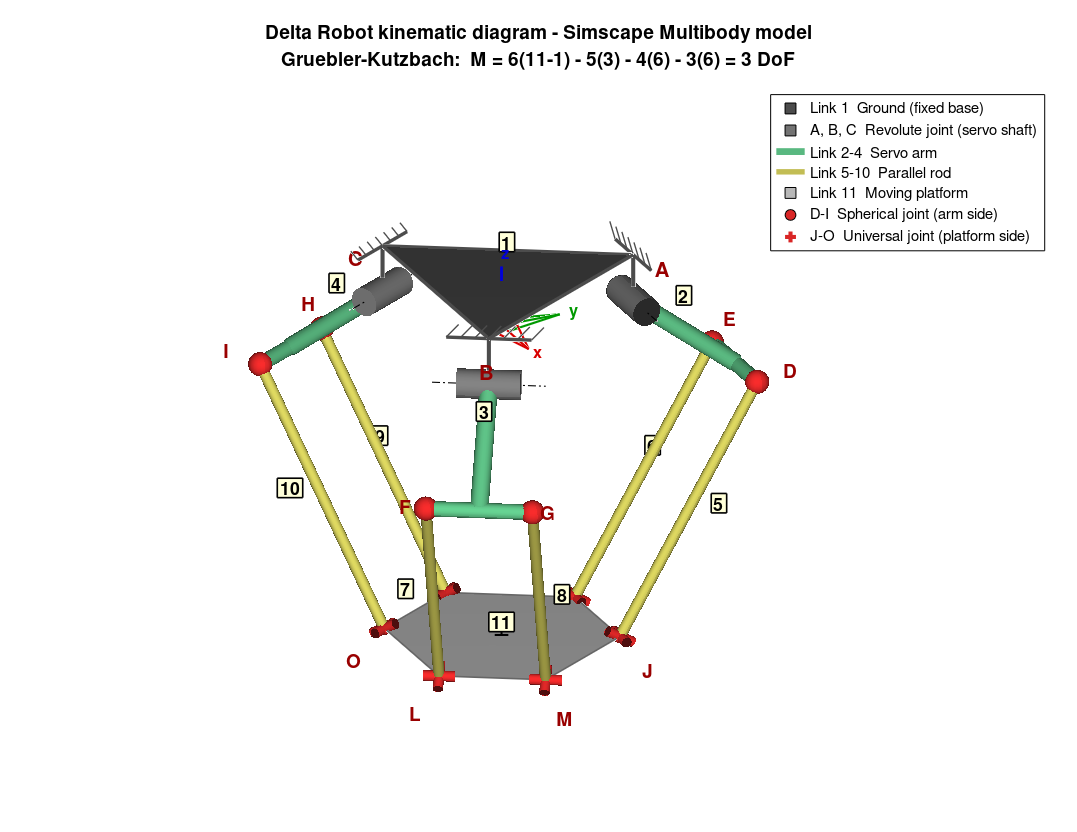

MATLAB code to generate this figure:
function delta_schematic(mode)
%DELTA_SCHEMATIC  3-D kinematic (skeleton) diagram of the Delta Robot
%   delta_schematic              -> joints as in the Simscape Multibody model
%                                   (arm side = Spherical, platform side = Universal)
%   delta_schematic('prototype') -> joints as in the real robot (12 Spherical)
%
%   Mechanics of Machinery convention
%     link 1  = ground (fixed base, hatched)
%     link 2-4  = servo arms (upper arms)
%     link 5-10 = parallel rods (two per arm)
%     link 11   = moving platform (end effector)
%     joints    = capital letters, A-C revolute (servo shafts)
%   Colours follow the Simscape Multibody model.
%   The figure is saved next to this file as PNG.

if nargin < 1, mode = 'multibody'; end
mode = lower(mode);
isMB = strcmp(mode, 'multibody');

%% ---------------- geometry (measured from the Simscape model) [mm] ----------------
L1 = 40.0;            % servo arm length
L2 = 82.0;            % rod length
f  = 40.72;           % radius: robot axis -> servo shaft
e  = 29.64;           % radius: platform centre -> ball pair
h  = 15.0;            % half spacing of the two parallel rods
phi = [90 -30 -150];  % servo azimuth [deg]  (servo 1 on +y)
X  = [0; 0; -95];     % platform centre for the drawing (inside the workspace)

%% ---------------- colours (Simscape model) ----------------
cGround = [0.30 0.30 0.30];   % upper base + servo body (dark grey)
cServo  = [0.45 0.45 0.45];
cArm    = [0.35 0.72 0.50];   % link 1 part "link1 with servo" (green)
cRod    = [0.76 0.74 0.33];   % rod1_v5B (olive yellow)
cPlat   = [0.72 0.72 0.72];   % base1 = moving platform (light grey)
cJoint  = [0.85 0.15 0.15];   % joint symbols (red) so they stand out

%% ---------------- inverse kinematics (same equation as the report) ----------------
z = [0;0;1];
th = zeros(1,3); P = zeros(3,3); C = zeros(3,3); r = zeros(3,3); t = zeros(3,3);
for i = 1:3
    r(:,i) = [cosd(phi(i)); sind(phi(i)); 0];   % radial (outward)
    t(:,i) = cross(z, r(:,i));                  % tangential = servo shaft axis
    P(:,i) = f*r(:,i);                          % servo shaft (revolute joint)
    D = X + e*r(:,i) - P(:,i);
    A = 2*L1*(D.'*r(:,i));  B = -2*L1*(D.'*z);  K = D.'*D + L1^2 - L2^2;
    if abs(K) > hypot(A,B), error('Point X is outside the workspace'); end
    th(i) = atan2(B,A) - acos(K/hypot(A,B));    % angle below horizontal (elbow out)
    C(:,i) = P(:,i) + L1*(cos(th(i))*r(:,i) - sin(th(i))*z);   % elbow
end

%% ---------------- figure ----------------
fig = figure('Color','w','Position',[80 60 1100 850]);
try, theme(fig,'light'); catch, end   % MATLAB R2025a+ dark theme -> force light (ignored in older versions)
ax = axes('Parent',fig, 'Position',[0.02 0.02 0.96 0.88]); hold(ax,'on'); axis(ax,'equal'); axis(ax,'off');

% ===== link 1 : ground (one rigid frame that holds the three servo shafts) =====
zb = 14;
G3 = P + [0;0;zb]*[1 1 1];
patch(ax, G3(1,:), G3(2,:), G3(3,:), cGround, 'FaceAlpha',0.18, 'EdgeColor',cGround, 'LineWidth',2.5);
for i = 1:3   % bracket + fixed-pivot (ground) symbol above each servo shaft
    plot3(ax, P(1,i)*[1 1], P(2,i)*[1 1], [P(3,i)+4.2 zb], '-', 'Color',cGround, 'LineWidth',3);
    drawGroundHatch(ax, G3(:,i), t(:,i), cGround);
end

% ===== revolute joints A, B, C (servo shafts) =====
for i = 1:3
    drawCyl(ax, P(:,i) - 9*t(:,i), P(:,i) + 9*t(:,i), 4.2, cServo);
    q1 = P(:,i) - 16*t(:,i); q2 = P(:,i) + 16*t(:,i);
    plot3(ax, [q1(1) q2(1)], [q1(2) q2(2)], [q1(3) q2(3)], '-.', 'Color',[0 0 0], 'LineWidth',0.8);
end

% ===== links 2-4 : servo arms (with the cross bar that carries the two balls) =====
U = zeros(3,6); Lw = zeros(3,6);  % upper / lower ball centres
for i = 1:3
    drawCyl(ax, P(:,i), C(:,i), 2.6, cArm);
    drawCyl(ax, C(:,i) - h*t(:,i), C(:,i) + h*t(:,i), 2.2, cArm);
    U(:,2*i-1) = C(:,i) - h*t(:,i);  U(:,2*i) = C(:,i) + h*t(:,i);
    Lw(:,2*i-1) = X + e*r(:,i) - h*t(:,i);  Lw(:,2*i) = X + e*r(:,i) + h*t(:,i);
end

% ===== links 5-10 : parallel rods =====
for k = 1:6, drawCyl(ax, U(:,k), Lw(:,k), 1.6, cRod); end

% ===== link 11 : moving platform =====
pp = []; for i = 1:3, pp = [pp, Lw(:,2*i-1), Lw(:,2*i)]; end %#ok<AGROW>
ctr = mean(pp(1:2,:),2); [~,ord] = sort(atan2(pp(2,:)-ctr(2), pp(1,:)-ctr(1)));
pp = pp(:,ord);
patch(ax, pp(1,:), pp(2,:), pp(3,:), cPlat, 'FaceAlpha',0.6, 'EdgeColor',[0.4 0.4 0.4], 'LineWidth',1.2);
plot3(ax, X(1), X(2), X(3), 'k+', 'MarkerSize',10, 'LineWidth',1.5);

% ===== joints D..I (arm side, spherical) and J..O (platform side) =====
for k = 1:6
    drawSphere(ax, U(:,k), 3.4, cJoint);
    if isMB
        i = ceil(k/2); a1 = t(:,i);
        a2 = cross(Lw(:,k) - U(:,k), a1); a2 = a2/norm(a2);
        drawCyl(ax, Lw(:,k) - 4.5*a1, Lw(:,k) + 4.5*a1, 1.5, cJoint);   % axis fixed in platform
        drawCyl(ax, Lw(:,k) - 4.5*a2, Lw(:,k) + 4.5*a2, 1.5, cJoint);   % axis fixed in rod
        drawSphere(ax, Lw(:,k), 1.9, cJoint);
    else
        drawSphere(ax, Lw(:,k), 3.4, cJoint);
    end
end

% ===== labels =====
L_ = 'ABCDEFGHIJKLMNO';
for i = 1:3   % revolute
    p = P(:,i) + 9*r(:,i) + [0;0;8];
    text(ax, p(1),p(2),p(3), L_(i), 'FontSize',15,'FontWeight','bold','Color',[0.6 0 0], 'HorizontalAlignment','center');
end
for k = 1:6
    i = ceil(k/2); sg = 2*mod(k,2)-1;
    p = U(:,k) + 8*r(:,i) - sg*5*t(:,i) + [0;0;4];
    text(ax, p(1),p(2),p(3), L_(3+k), 'FontSize',14,'FontWeight','bold','Color',[0.6 0 0], 'HorizontalAlignment','center');
    p = Lw(:,k) + 6*r(:,i) - sg*6*t(:,i) - [0;0;9];
    text(ax, p(1),p(2),p(3), L_(9+k), 'FontSize',14,'FontWeight','bold','Color',[0.6 0 0], 'HorizontalAlignment','center');
end
linkLabel(ax, 0.85*(G3(:,1)+G3(:,3))/2 + [0;0;6], '1');
for i = 1:3
    linkLabel(ax, (P(:,i)+C(:,i))/2 + [0;0;11], num2str(i+1));
end
for k = 1:6
    i = ceil(k/2); sg = 2*mod(k,2)-1;
    linkLabel(ax, 0.55*U(:,k) + 0.45*Lw(:,k) - sg*7*t(:,i) + 4*r(:,i), num2str(4+k));
end
linkLabel(ax, X + [0;0;4], '11');

% ===== robot frame =====
O = [0;0;0]; s = 18;
quiver3(ax, O(1),O(2),O(3), s,0,0, 0, 'Color',[0.85 0 0], 'LineWidth',1.6, 'MaxHeadSize',0.6);
quiver3(ax, O(1),O(2),O(3), 0,s,0, 0, 'Color',[0 0.6 0], 'LineWidth',1.6, 'MaxHeadSize',0.6);
quiver3(ax, O(1),O(2),O(3), 0,0,s, 0, 'Color',[0 0 0.85], 'LineWidth',1.6, 'MaxHeadSize',0.6);
text(ax, s+3,0,0,'x','Color',[0.85 0 0],'FontSize',12,'FontWeight','bold');
text(ax, 0,s+3,0,'y','Color',[0 0.6 0],'FontSize',12,'FontWeight','bold');
text(ax, 0,0,s+4,'z','Color',[0 0 0.85],'FontSize',12,'FontWeight','bold');

% ===== legend (dummy handles) =====
hL(1) = plot3(ax, nan,nan,nan,'s','MarkerSize',11,'MarkerFaceColor',cGround,'MarkerEdgeColor','k');
hL(2) = plot3(ax, nan,nan,nan,'s','MarkerSize',11,'MarkerFaceColor',cServo,'MarkerEdgeColor','k');
hL(3) = plot3(ax, nan,nan,nan,'-','LineWidth',5,'Color',cArm);
hL(4) = plot3(ax, nan,nan,nan,'-','LineWidth',4,'Color',cRod);
hL(5) = plot3(ax, nan,nan,nan,'s','MarkerSize',11,'MarkerFaceColor',cPlat,'MarkerEdgeColor','k');
hL(6) = plot3(ax, nan,nan,nan,'o','MarkerSize',10,'MarkerFaceColor',cJoint,'MarkerEdgeColor','k');
names = {'Link 1  Ground (fixed base)', 'A, B, C  Revolute joint (servo shaft)', ...
         'Link 2-4  Servo arm', 'Link 5-10  Parallel rod', 'Link 11  Moving platform', ...
         'D-I  Spherical joint (arm side)'};
if isMB
    hL(7) = plot3(ax, nan,nan,nan,'+','MarkerSize',12,'LineWidth',3,'Color',cJoint);
    names{7} = 'J-O  Universal joint (platform side)';
    ttl = 'Delta Robot kinematic diagram - Simscape Multibody model';
    dof = 'M = 6(11-1) - 5(3) - 4(6) - 3(6) = 3 DoF';
else
    names{6} = 'D-O  Spherical joint';
    ttl = 'Delta Robot kinematic diagram - physical prototype';
    dof = 'M = 6(11-1) - 5(3) - 3(12) = 9 DoF  (3 useful + 6 rod spin)';
end
lg = legend(ax, hL, names, 'Location','northeast', 'FontSize',11);
set(lg, 'Color','w', 'TextColor','k', 'EdgeColor','k');
title(ax, {ttl, ['Gruebler-Kutzbach:  ' dof]}, 'FontSize',14, 'Color','k');

view(ax, 65, 24);
lighting(ax,'gouraud'); camlight(ax,'headlight'); material(ax,'dull');
set(ax,'Clipping','off');

%% ---------------- command window summary ----------------
fprintf('\nDelta Robot kinematic diagram (%s)\n', mode);
fprintf('  Platform centre X = [%.1f %.1f %.1f] mm\n', X);
fprintf('  Servo angles below horizontal: %.1f  %.1f  %.1f deg\n', rad2deg(th));
fprintf('  Links  : N = 11  (1 ground, 2-4 arms, 5-10 rods, 11 platform)\n');
if isMB
    fprintf('  Joints : 3 R (A-C), 6 S (D-I), 6 U (J-O)\n');
else
    fprintf('  Joints : 3 R (A-C), 12 S (D-O)\n');
end
fprintf('  %s\n\n', dof);

%% ---------------- save ----------------
out = fullfile(fileparts(mfilename('fullpath')), ['delta_schematic_' mode '.png']);
set(fig,'PaperPositionMode','auto');
print(fig, out, '-dpng', '-r150');
fprintf('  Saved %s\n', out);
end

% =====================================================================
function drawCyl(ax, p1, p2, rad, col)
% solid cylinder from p1 to p2
[xc,yc,zc] = cylinder(rad, 24);
v = p2 - p1; Lc = norm(v); v = v/Lc;
zc = zc*Lc;
k = cross([0;0;1], v);
if norm(k) < 1e-9
    R = eye(3); if v(3) < 0, R = diag([1 -1 -1]); end
else
    k = k/norm(k); a = acos(max(-1,min(1,v(3))));
    Kx = [0 -k(3) k(2); k(3) 0 -k(1); -k(2) k(1) 0];
    R = eye(3) + sin(a)*Kx + (1-cos(a))*Kx*Kx;
end
pts = R*[xc(:) yc(:) zc(:)].';
xc = reshape(pts(1,:),size(xc)) + p1(1);
yc = reshape(pts(2,:),size(yc)) + p1(2);
zc = reshape(pts(3,:),size(zc)) + p1(3);
surf(ax, xc, yc, zc, 'FaceColor',col, 'EdgeColor','none');
fill3(ax, xc(1,:), yc(1,:), zc(1,:), col, 'EdgeColor','none');
fill3(ax, xc(2,:), yc(2,:), zc(2,:), col, 'EdgeColor','none');
end

function drawSphere(ax, c, rad, col)
[xs,ys,zs] = sphere(20);
surf(ax, rad*xs+c(1), rad*ys+c(2), rad*zs+c(3), 'FaceColor',col, 'EdgeColor','none');
end

function drawGroundHatch(ax, p, t, col)
% short ground symbol (line + hatches) on top of the base above each servo
q1 = p - 12*t; q2 = p + 12*t;
plot3(ax, [q1(1) q2(1)], [q1(2) q2(2)], [q1(3) q2(3)], '-', 'Color',col, 'LineWidth',2.5);
for s = -12:4:12
    a = p + s*t; b = a + 3.5*t + [0;0;4];
    plot3(ax, [a(1) b(1)], [a(2) b(2)], [a(3) b(3)], '-', 'Color',col, 'LineWidth',1);
end
end

function linkLabel(ax, p, s)
% link number in a box (white background so it stays readable)
text(ax, p(1),p(2),p(3), s, 'FontSize',13, 'FontWeight','bold', 'Color',[0 0 0], ...
     'HorizontalAlignment','center', 'VerticalAlignment','middle', ...
     'BackgroundColor',[1 1 0.85], 'EdgeColor',[0 0 0], 'LineWidth',1.2, 'Margin',2);
end

function seg = clipLine(px, py, a, b)
% part of segment a-b inside the convex polygon (px,py); [] if outside
n = numel(px); t0 = 0; t1 = 1; d = b - a;
cx = mean(px); cy = mean(py);
for k = 1:n
    p = [px(k) py(k)]; q = [px(mod(k,n)+1) py(mod(k,n)+1)];
    nrm = [q(2)-p(2), -(q(1)-p(1))];
    if dot(nrm, [cx cy]-p) < 0, nrm = -nrm; end      % inward normal
    num = dot(nrm, a - p); den = dot(nrm, d);
    if abs(den) < 1e-12
        if num < 0, seg = []; return; end
    else
        tt = -num/den;
        if den > 0, t0 = max(t0, tt); else, t1 = min(t1, tt); end
    end
end
if t0 >= t1, seg = []; return; end
seg = [a + t0*d; a + t1*d];
end
